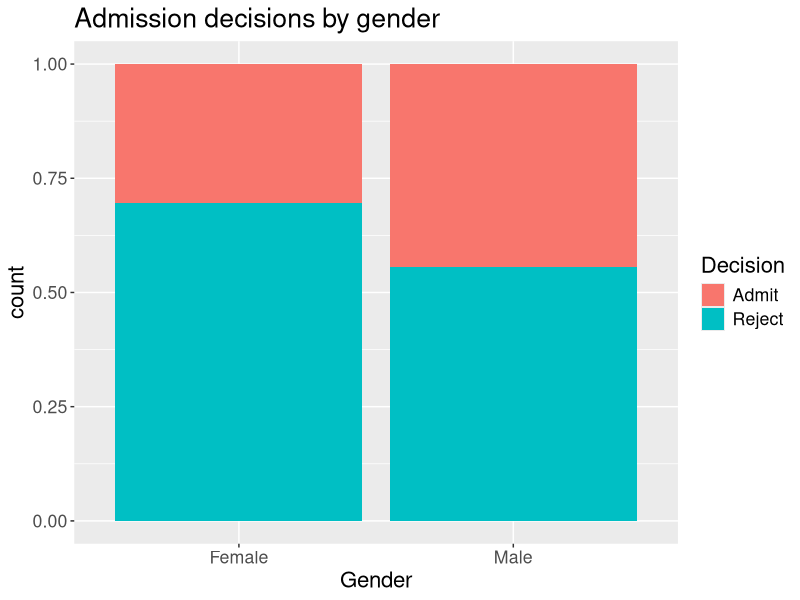
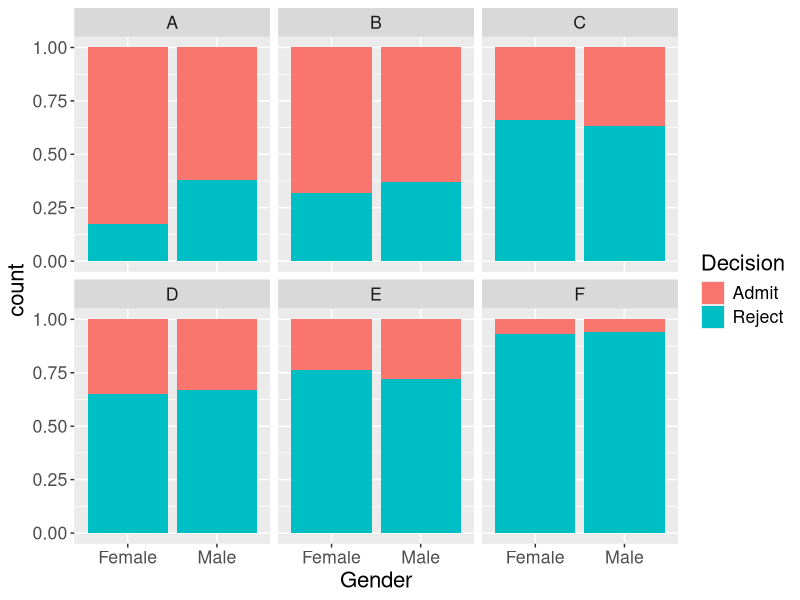
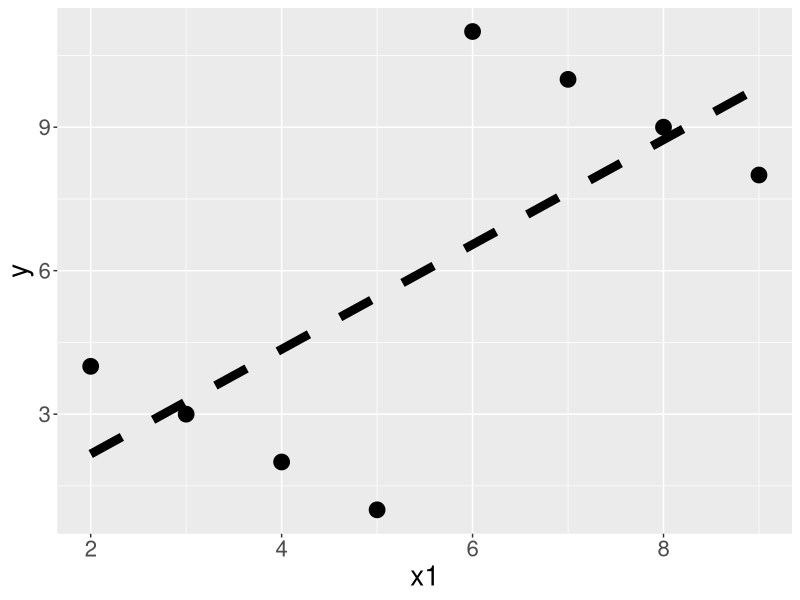
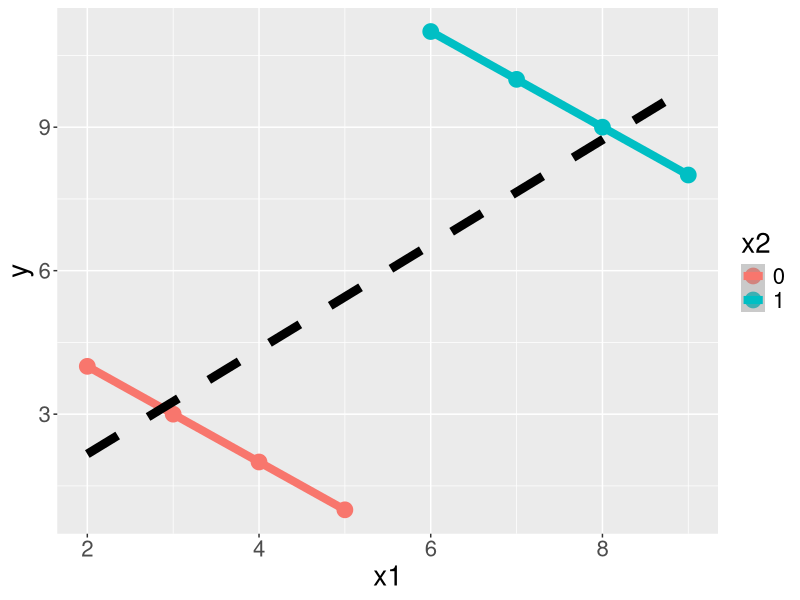

Write R code to recreate these figures, in order.
## ---- chunk 1
knitr::opts_chunk$set(echo = F, warning = F, messabundance = F)
library(tidyverse)
library(readr)
plot_theme <- theme(text = element_text(size = 16))
set.seed(1)
admissions <- read_csv("data/ucb_admissions.csv") |>
  sample_frac()
## ---- chunk 2
admissions |>
  ggplot(aes(x = Gender, fill = Decision)) +
  geom_bar(position = "fill") +
  ggtitle("Admission decisions by gender") +
  plot_theme
## ---- chunk 3
admissions |>
  count(Decision, Gender, Dept) |>
  pivot_wider(names_from = c(Gender, Decision), names_sep= ": ", values_from = n ) |>
  kableExtra::kable()

## ---- chunk 4
head(admissions)
## ---- chunk 5
admissions |>
  ggplot(aes(x = Gender, fill = Decision)) +
  geom_bar(position = 'fill') +
  facet_wrap(~ Dept) +
  plot_theme
## ---- chunk 6
df1 <- admissions |> 
  count(Dept, Gender,name = "Total")

admissions |>
  count(Dept, Gender, Decision) |>
  group_by(Dept, Gender) |>
  mutate(prop = n / sum(n)) |>
  ungroup() |>
  filter(Decision == "Admit") |>
  rename("p_admit" = "prop")|>
  select(-n, -Decision) |>
  right_join(df1) |>
  pivot_wider(names_from = Gender, values_from = c(p_admit, Total),
              names_glue = "{Gender}_{.value}") |>
  kableExtra::kable(digits = 2)
## ---- chunk 7
df <- tribble(
  ~x1, ~y, ~x2,
  2,   4,  0,
  3,   3,  0,
  4,   2,  0,
  5,   1,  0,
  6,   11, 1,
  7,   10, 1,
  8,   9,  1,
  9,   8,  1
)
ggplot() +
  geom_point(data = df, aes(x1, y), size = 5) +
  geom_smooth(data = df, aes(x1, y), lwd = 3, method = lm, se = FALSE, 
              color = "black", linetype = "dashed") +
  theme(text = element_text(size = 20))
## ---- chunk 8
ggplot() +
  geom_point(data = df, aes(x1, y, color = factor(x2)), size = 5) +
  geom_smooth(data = df, aes(x1, y, color = factor(x2)), method = lm,
              lwd = 2.75) +
  geom_smooth(data = df, aes(x1, y), method = lm, se = FALSE, 
              color = "black", linetype = "dashed", lwd = 3) +
  labs(color = "x2")+
  theme(text = element_text(size = 20))
